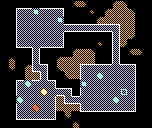

Tiled map render using the project's own tile images. Description and the whole map definition, tile-layer contents included, below:
An orthogonal 19x16 tile map with 8x8 px tiles, 1 tile layer (DungeonFloor), 1 hidden layer not drawn.

<map version="1.2" tiledversion="1.3.2" orientation="orthogonal" renderorder="right-down" compressionlevel="-1" width="19" height="16" tilewidth="8" tileheight="8" infinite="0" nextlayerid="5" nextobjectid="1">
 <tileset firstgid="1" source="pers-project-maptiles.tsx" />
 <layer id="4" name="backdrop" width="19" height="16" visible="0">
  <data encoding="csv">
0,24,24,24,24,24,24,24,24,24,24,24,24,24,24,24,24,24,0,
0,24,24,24,24,24,24,24,24,24,24,24,24,24,24,24,24,24,0,
0,24,24,24,24,24,24,24,24,24,24,24,24,24,24,24,24,24,0,
0,24,24,24,24,24,24,24,24,24,24,24,24,24,24,24,24,24,0,
0,24,24,24,24,24,24,24,24,24,24,24,24,24,24,24,24,24,0,
0,24,24,24,24,24,24,24,24,24,24,24,24,24,24,24,24,24,0,
0,24,24,24,24,24,24,24,24,24,24,24,24,24,24,24,24,24,0,
0,24,24,24,24,24,24,24,24,24,24,24,24,24,24,24,24,24,0,
0,24,24,24,24,24,24,24,24,24,24,24,24,24,24,24,24,24,0,
0,24,24,24,24,24,24,24,24,24,24,24,24,24,24,24,24,24,0,
0,24,24,24,24,24,24,24,24,24,24,24,24,24,24,24,24,24,0,
0,24,24,24,24,24,24,24,24,24,24,24,24,24,24,24,24,24,0,
0,24,24,24,24,24,24,24,24,24,24,24,24,24,24,24,24,24,0,
0,24,24,24,24,24,24,24,24,24,24,24,24,24,24,24,24,24,0,
0,24,24,24,24,24,24,24,24,24,24,24,24,24,24,24,24,24,0,
0,24,24,24,24,24,24,24,24,24,24,24,24,24,24,24,24,24,0
</data>
 </layer>
 <layer id="2" name="DungeonFloor" width="19" height="16">
  <data encoding="csv">
0,0,0,0,0,0,0,0,0,43,44,0,0,0,47,48,0,0,0,
0,0,1,2,10,2,2,3,0,0,0,41,0,47,42,42,48,0,0,
0,0,7,8,8,8,8,10,0,0,0,0,47,42,42,42,52,0,0,
0,0,7,8,8,8,8,8,35,35,35,35,35,35,3,42,52,0,0,
0,0,7,8,8,8,8,9,0,0,0,0,0,0,45,42,54,0,0,
0,0,13,14,8,14,14,15,0,0,0,0,41,0,45,54,0,0,0,
0,0,0,0,45,0,0,0,0,47,29,48,0,0,45,0,43,44,0,
0,37,0,0,45,0,0,47,29,42,42,52,0,0,45,0,0,0,0,
0,49,0,47,13,3,0,53,42,42,1,2,2,2,8,2,3,0,0,
0,0,0,46,42,45,0,0,53,30,7,8,12,8,8,8,9,0,0,
0,0,1,12,2,8,3,0,0,0,10,8,8,8,8,8,9,0,0,
0,0,7,8,8,20,8,35,3,0,7,8,8,8,8,11,9,0,0,
0,0,12,8,8,8,9,42,13,35,8,8,8,8,12,8,9,0,0,
0,0,7,8,25,8,9,30,42,30,13,14,14,14,14,14,15,0,0,
0,0,13,14,14,14,15,0,49,0,0,0,0,0,0,0,0,0,0,
0,0,0,0,0,0,0,0,0,37,0,0,0,0,0,0,0,0,0
</data>
 </layer>
</map>